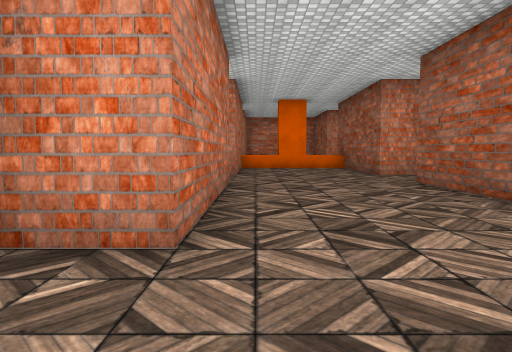
View 1 (above)

16 first-person views from a walk through a 3-D level made in the Unity game engine. The camera is 1.3 m above the floor, tilts 4° down and sees 70° across. The floor is counted in squares, 2 m on a side. Each view is taken from the middle of a square. On the plan, view 1 faces up. The plan holds only what a view shows up to about 11 squares ahead; the rest is blank. The place goes on beyond the plan. The player character is not drawn. Some surface patterns are stand-ins.

View 2
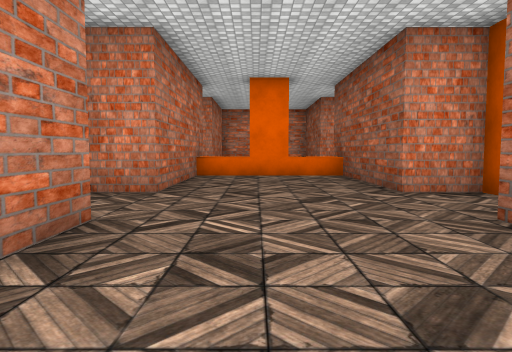

View 3
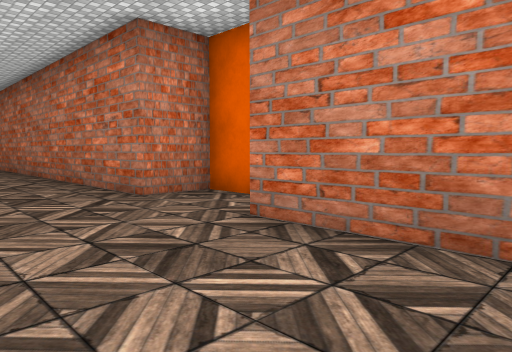

View 4
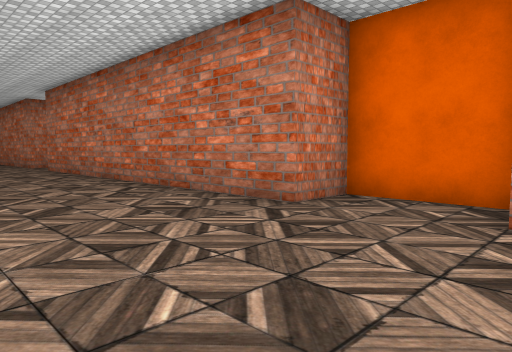

View 5
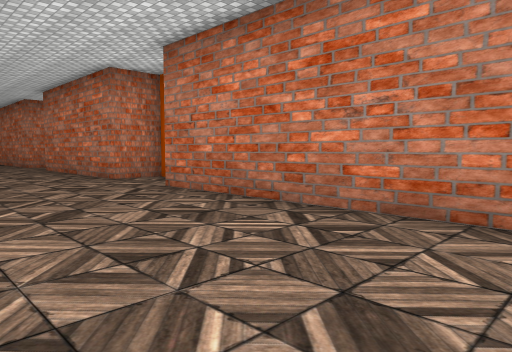

View 6
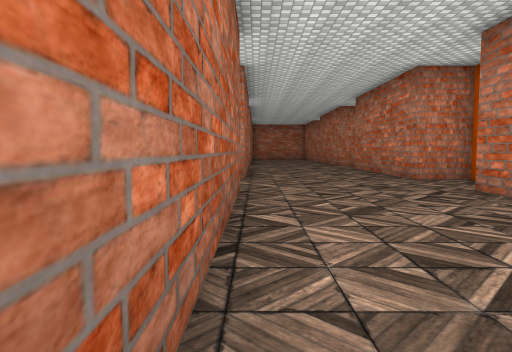

View 7
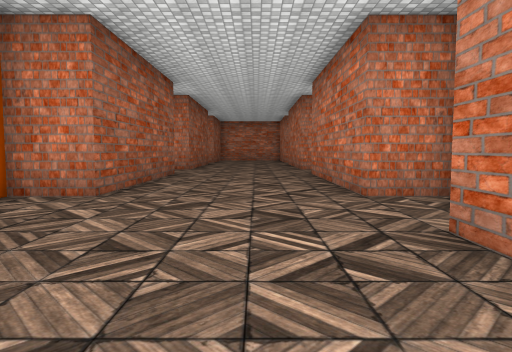

View 8
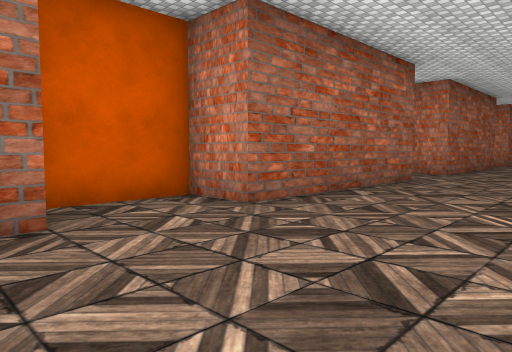

View 9
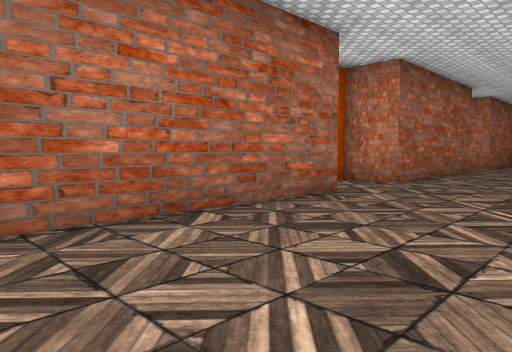

View 10
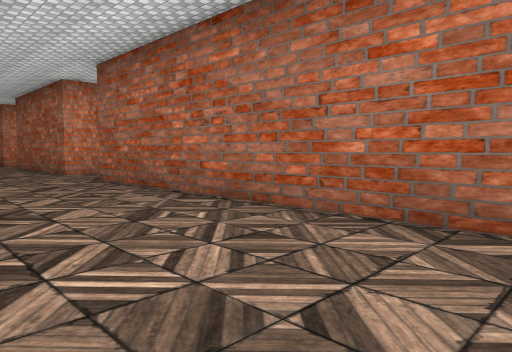

View 11
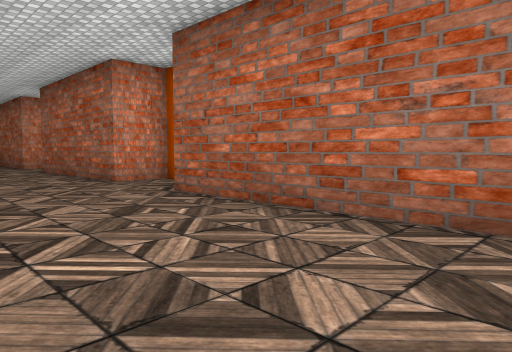

View 12
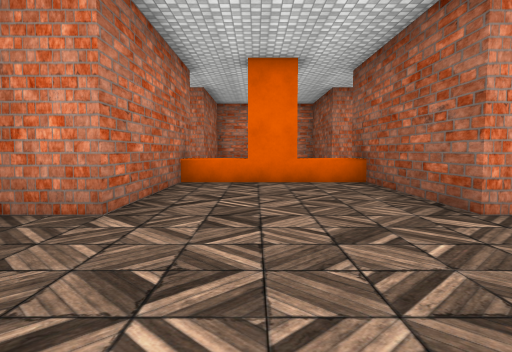

View 13
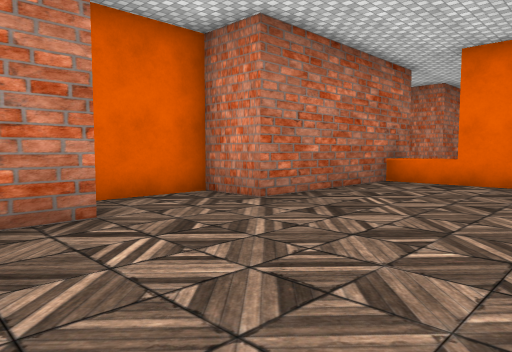

View 14
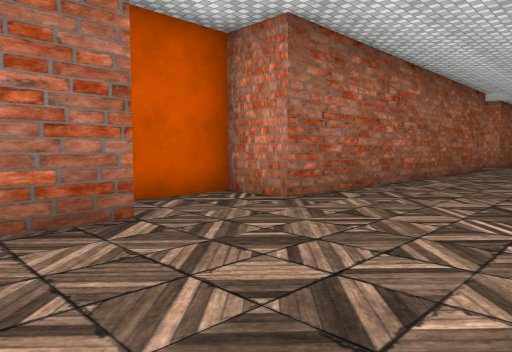

View 15
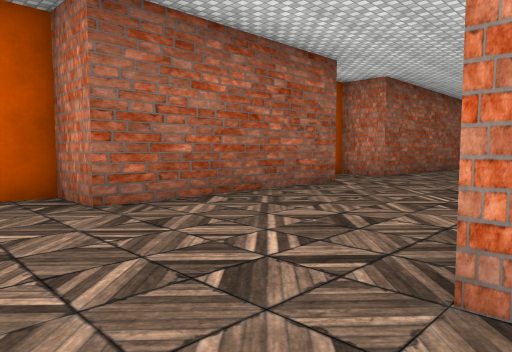

View 16
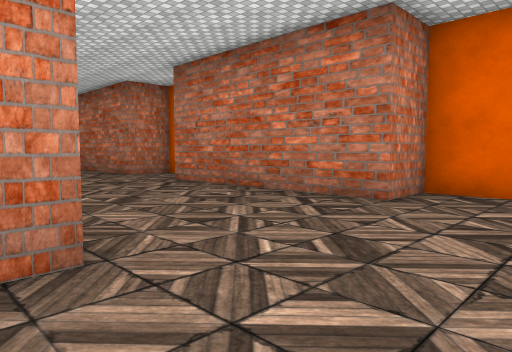

### Floor plan
Points are (right, up) in squares from view 1. A wall is a line through its corners. A room is listed if a view was taken in it or the views show most of it. See-through windows are left out.
Room 1 (views 1, 2, 3, 4, 5, 6, 7, 8, 9, 10, 11, 12, 13, 14, 15, 16)
walls: (3.3, -9.9) (3.3, 0.1) (4.5, 0.1) (4.5, 2.4) (3.3, 2.4) (3.3, 7.4) (4.5, 7.4) (4.5, 9.6) (3.3, 9.6) (3.3, 14.6); (-1.8, -11) (-1.8, -12.1) (-0.5, -12.1) (-0.5, -17.1); (-0.5, 7.5) (-0.5, 2.4) (-1.8, 2.4) (-1.8, 0.1) (-0.5, 0.1) (-0.5, -9.9); (3.3, -17.1) (3.3, -12.1) (4.5, -12.1) (4.5, -10.1); (-1.9, -19.4) (-0.5, -19.4) (-0.5, -20.5); (3.3, -20.5) (3.3, -19.4) (4.6, -19.4); (-0.5, 13.6) (-0.5, 9.6) (-1.8, 9.6) (-1.8, 7.8); (3.4, 13.5) (-0.6, 13.5)
ways out: opening at (0, 14)

Positions as (right, up) in squares from view 1, and headings:
1: (0, 0), facing up
2: (1, 4), facing up
3: (2, 5), facing down-left
4: (3, 3), facing down-left
5: (3, -4), facing down-left
6: (3, -4), facing down
7: (1, -7), facing down
8: (0, -9), facing down-right
9: (0, -12), facing down-right
10: (0, -8), facing up-right
11: (0, -5), facing up-right
12: (1, 6), facing up
13: (3, 6), facing up-left
14: (0, 4), facing down-right
15: (-1, 9), facing down-right
16: (4, -10), facing down-left
